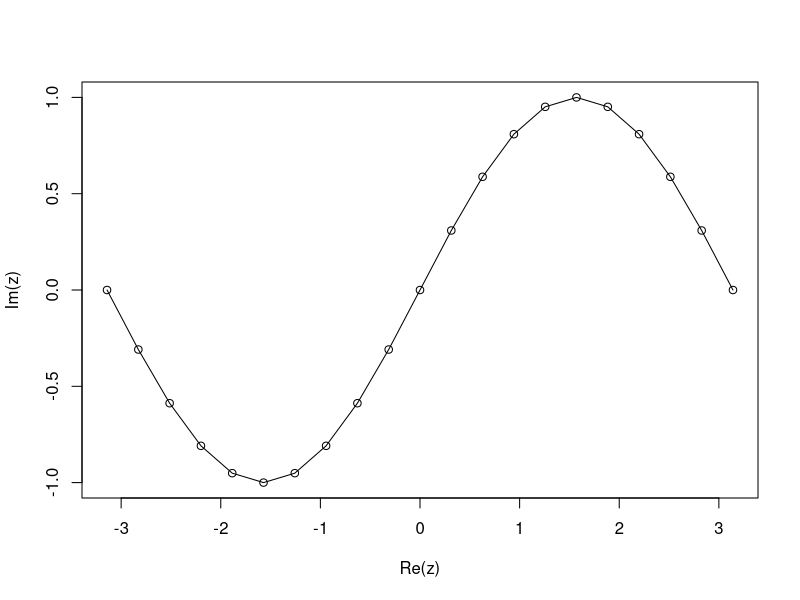
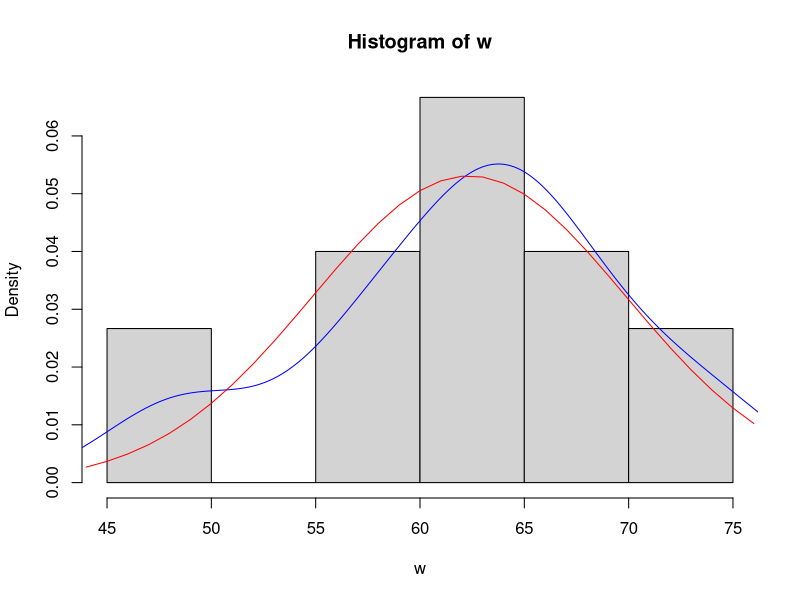
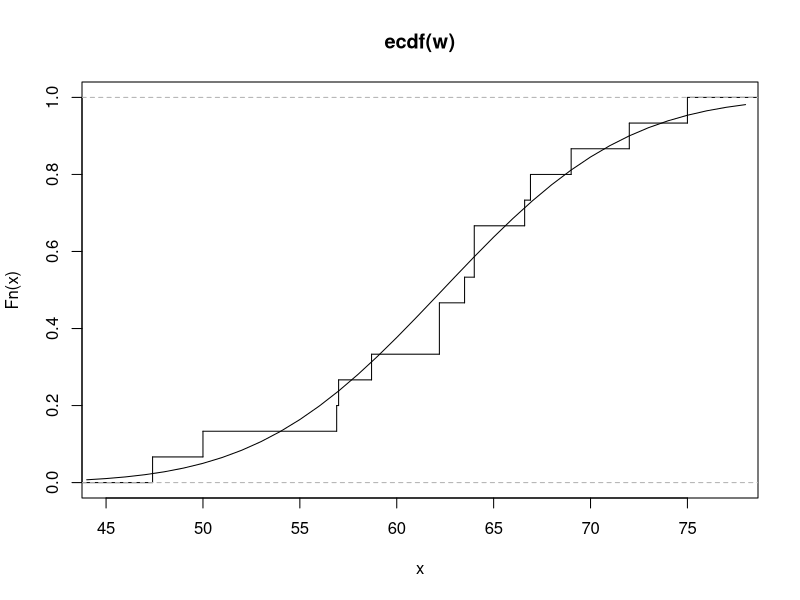

Write the R code that produced these figures, in order.
## ---- chunk 1
paste("My","Job")
paste("X",1:6,sep="")
paste(1:10)#同as.character(1:10)
paste("Today is ",date())
paste(c('a','b'),collapse = '.')#重要
## ---- chunk 2
x <- seq(-pi,pi,by=pi/10)
y <- sin(x)
z <- complex(re=x,im=y)
plot(z)#画出复数向量z的散点图
lines(z)#用实现连接这些散点
## ---- chunk 3
ages <- c(Li=33,Zhang=29,Liu=18)
## ---- chunk 4
z=1:12
dim(z)=c(3,4)
## ---- chunk 5
x <- array(1:20,dim=c(4,5))

## ---- chunk 6
x <- c(0.9,0.2,0.4,0.6,0.8)
y <- c(0.9,1.9,2.8,3.3,4.2)
lsfit.sol <- lsfit(x,y)
## ---- chunk 7
X <- matrix(c(rep(1,5),x),ncol=2)#需要手动加元素为1的列
Xplus <- qr(X)
Xplus
## ---- chunk 8
A <- matrix(1:6,nrow=2)
as.vector(A)
## ---- chunk 9
X <- matrix(1:6,ncol=2,dimnames=list(c("one","two","three"),c("First","Second")),byrow=T)
## ---- chunk 10
X <- matrix(1:6,ncol=2,byrow=T)
dimnames(X) <- list(c("one","two","three"),c("First","Second"))
## ---- chunk 11
A <- array(1:24,dim = c(2,3,4))
B <- aperm(A,c(2,3,1))
## ---- chunk 12
x <- 3
switch(x,2+2,mean(1:10),rnorm(4))

switch(2,2+2,mean(1:10),rnorm(4))

switch(6,2+2,mean(1:10),rnorm(4))
## ---- chunk 13
y <- "fruit"
switch(y,fruit="banana",vegetable="broccoli",meat="beef")
## ---- chunk 14
#用repeat语句循环计算1000以内的Fibonacci数列
f <- 1
f[2] <- 1
i <- 1
repeat{
    f[i+2] <- f[i]+f[i+1]
    i <- i+1
    if(f[i]+f[i+1]>=1000) break
}
## ---- chunk 15
w <- c(75.0,64.0,47.4,66.9,62.2,62.2,58.7,63.5,66.6,64.0,57.0,69.0,56.9,50.0,72.0)
hist(w,freq=FALSE)
lines(density(w),col="blue")
x <- 44:76
lines(x,dnorm(x,mean(w),sd(w)),col="red")
#画出直方图和密度估计曲线，正太分布概率密度曲线
## ---- chunk 16
plot(ecdf(w),verticals = TRUE,do.p=FALSE)
x <- 44:78
lines(x,pnorm(x,mean(w),sd(w)))
